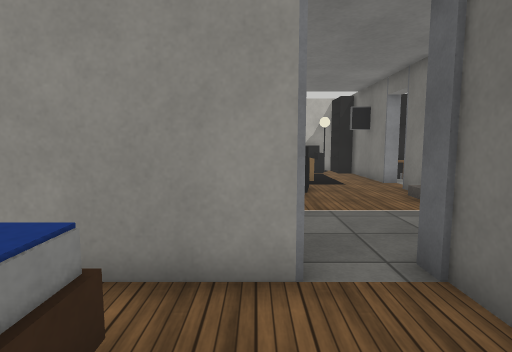
View 1 (above)

24 first-person views from a walk through a Webots world. The camera is 0.9 m above the floor, tilts 6° down and sees 80° across. The floor is counted in squares, 0.5 m on a side. Each view is taken from the middle of a square. On the plan, view 1 faces up. The plan holds only what a view shows up to about 16 squares ahead; the rest is blank. The robots in the file are not drawn. Webots' stock objects and surfaces are drawn as simple stand-ins. Door leaves are left out.

View 2
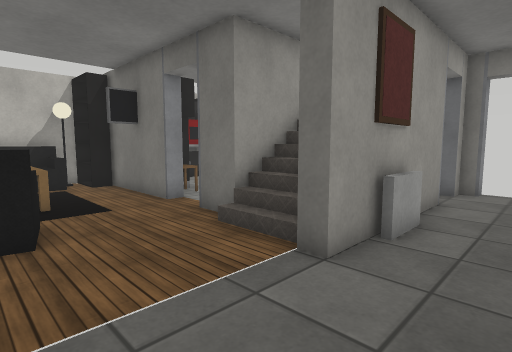

View 3
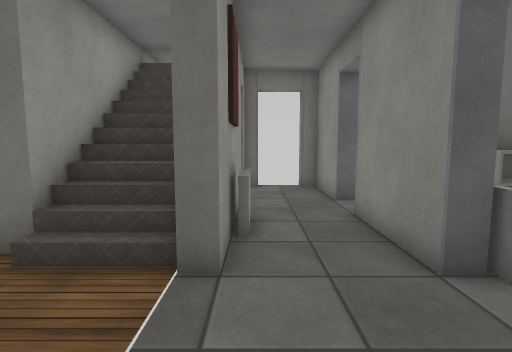

View 4
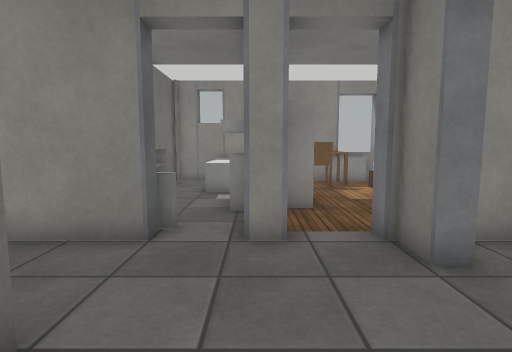

View 5
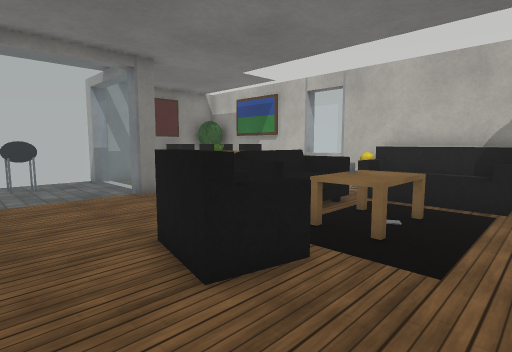

View 6
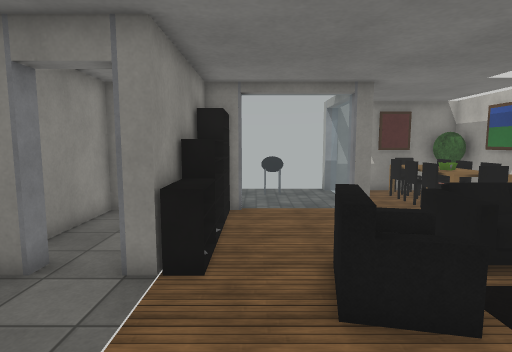

View 7
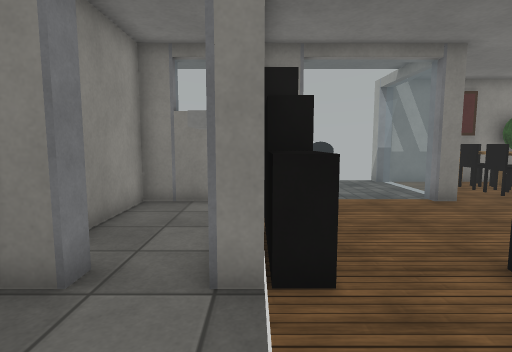

View 8
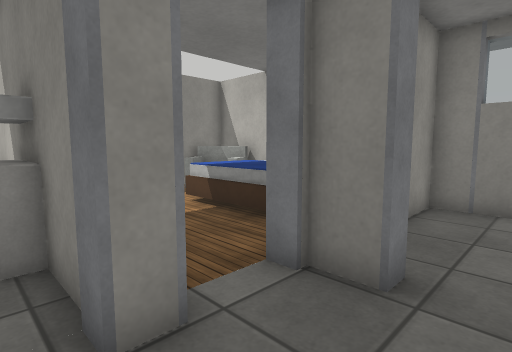

View 9
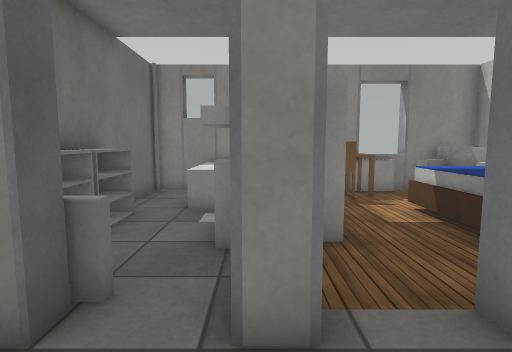

View 10
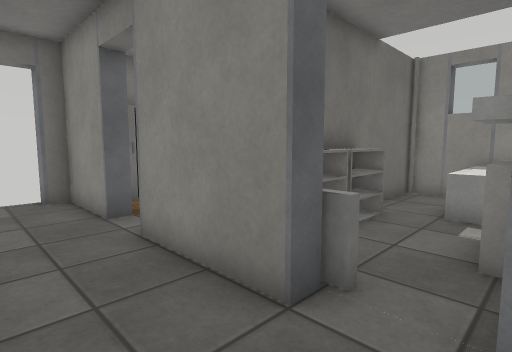

View 11
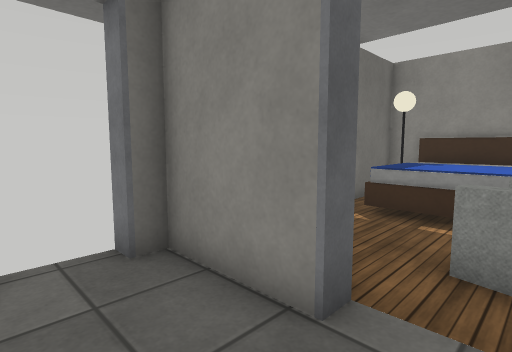

View 12
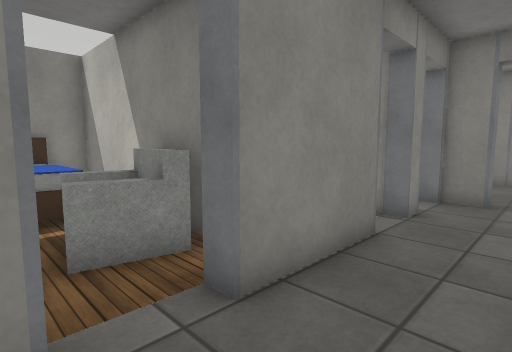

View 13
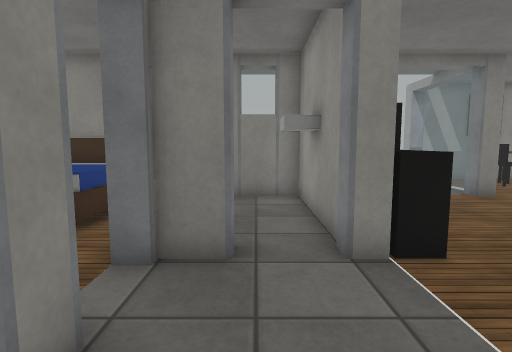

View 14
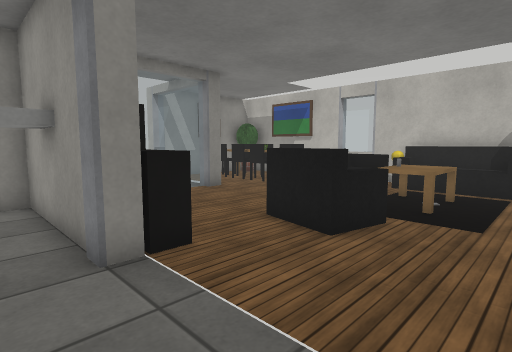

View 15
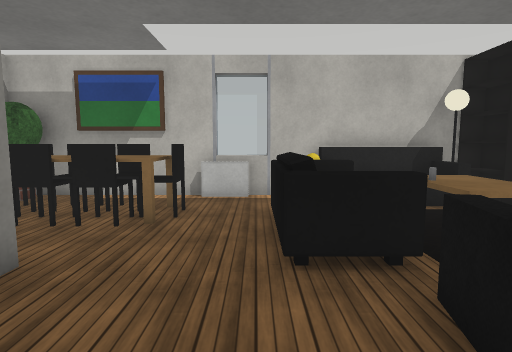

View 16
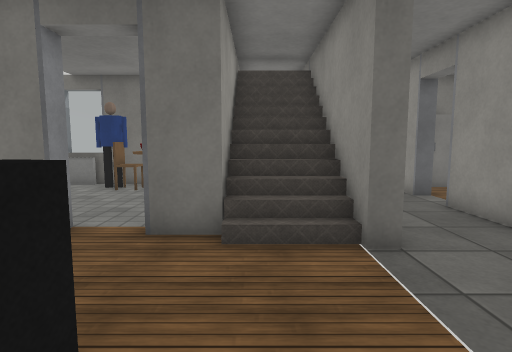

View 17
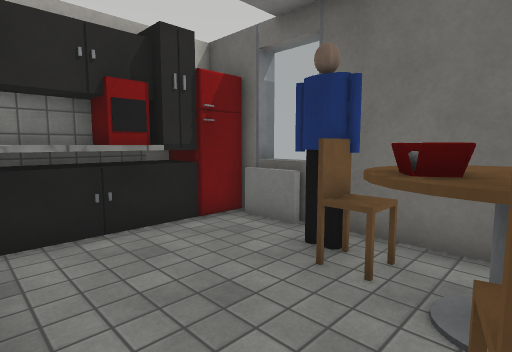

View 18
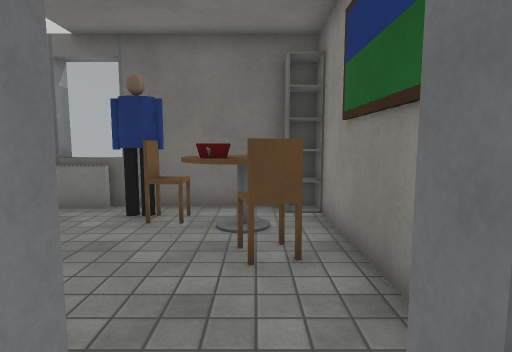

View 19
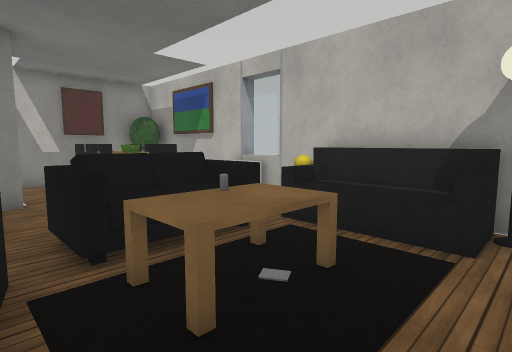

View 20
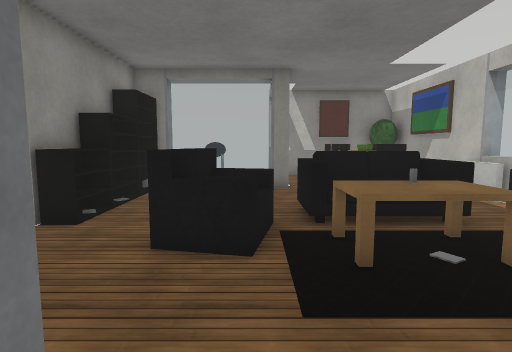

View 21
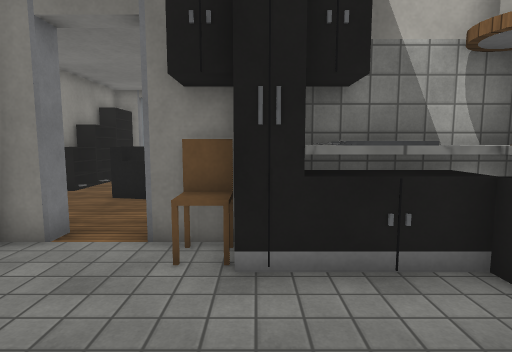

View 22
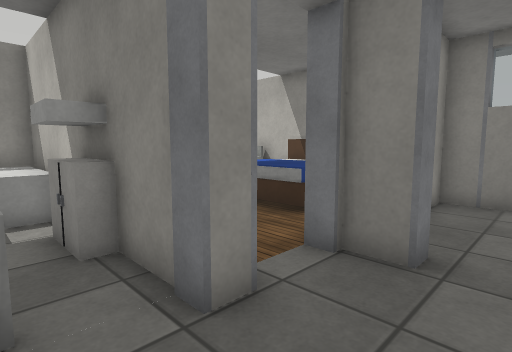

View 23
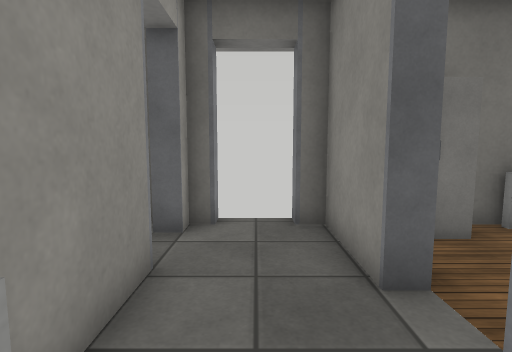

View 24
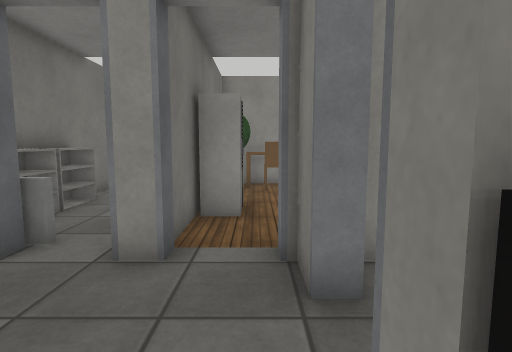

### Floor plan
Points are (right, up) in squares from view 1. A wall is a line through its corners. A room is listed if a view was taken in it or the views show most of it. See-through windows are left out.
Room 1 (view 1)
walls: (-2.8, -4.9) (-2.8, -5.6); (-5.5, 0.9) (-5.5, -4.9) (1.6, -4.9); (2.5, -2.1) (2.5, 4.4); (0.6, 3.8) (-3.4, 3.8)
ways out: open door at (1.5, 4) to room 2
objects: armchair (-5, -4) to (-3, -2); bed (-5, -1) to (-2, 2); radiator (-2, -5); desk (-1, -4) to (0, -4); chair (0, -3); potted tree (1, -4) to (2, -3); cabinet (2, 0) to (2, 1)
Room 2 (views 2, 3, 8, 9, 10, 13, 14, 22)
walls: (2.5, 4.4) (3.1, 4.4); (0.4, 5.6) (0.4, 4.4)
ways out: open door at (1.5, 4) to room 1; opening at (2.5, 8) to room 3; opening at (5, 6) to room 4; open door at (4.5, 4) to room 6; open door at (0, 6.5) to room 7
Room 3 (views 4, 5, 6, 7, 15, 16, 18, 19, 24)
walls: (-5.5, 14.4) (-5.5, 13.7); (5.9, 14) (5.9, 18.9); (-5.5, 9.5) (-5.5, 8.9); (-4, 8.1) (0.4, 8.1) (0.4, 7.5); (5, 7.5) (5, 8.1) (10, 8.1); (5.1, 20.7) (-5.5, 20.7); (8.5, 10.7) (5.9, 10.7) (5.9, 12.2); (-7.4, 20.7) (-10.5, 20.7) (-10.5, 13.7)
ways out: opening at (2.5, 8) to room 2; open door at (12.5, 8) to room 4; open door at (6, 13.5) to room 5
objects: painting (-10, 18); potted tree (-10, 19) to (-9, 20); chair (-9, 17) to (-8, 17); chair (-9, 18); chair (-9, 19) to (-8, 19); table (-8, 18) to (-5, 18); chair (-7, 17); chair (-7, 19); chair (-6, 17) to (-5, 17); chair (-6, 19) to (-5, 19); shelf (-5, 9) to (-4, 9); chair (-4, 18); shelf (-3, 9) to (-2, 9); radiator (-3, 20); shelf (-1, 9) to (0, 9); sofa (-1, 14) to (0, 18); armchair (0, 11) to (2, 13); sofa (0, 19) to (4, 20); wooden box (1, 15) to (3, 17); TV (5, 16) to (6, 16); shelf (5, 19) to (5, 20); stairs (7, 9) to (11, 10)
Room 4 (views 11, 12, 23)
walls: (10.6, 4.4) (13.7, 4.4) (13.7, 5.1); (11.4, 7.5) (5, 7.5); (5, 4.4) (8.8, 4.4); (13.7, 6.9) (13.7, 7.5) (13.1, 7.5)
ways out: opening at (5, 6) to room 2; open door at (12.5, 8) to room 3; open door at (9.5, 4) to room 6; open door at (14, 6)
objects: radiator (6, 4); radiator (7, 7) to (8, 7)
Room 5 (views 17, 20, 21)
walls: (6.5, 15.6) (6.5, 14); (10.4, 11.3) (13, 11.3); (6.5, 12.2) (6.5, 11.2); (6.5, 19.8) (6.5, 17.9); (13.7, 12.1) (13.7, 19.5)
low walls: (12.4, 20.7) (11.6, 20.7)
ways out: open door at (6, 13.5) to room 3
objects: cabinet (7, 15) to (7, 16); cabinet (7, 17); grey box (7, 19) to (8, 19); grey box (7, 20); grey panel (7, 21); chair (8, 15); cabinet (8, 16); cabinet (8, 18); grey box (8, 20); grey box (9, 18); cabinet (9, 20); chair (10, 13); oven (10, 20); round table (11, 13) to (13, 14); cabinet (11, 20) to (12, 20); chair (12, 15) to (13, 15); shelf (13, 12); person (13, 16); radiator (13, 19); fridge (13, 20)
Room 6 (no view inside)
walls: (7.6, 1.6) (7.6, -4.9) (13.7, -4.9) (13.7, -2.2); (13.7, 0.2) (13.7, 2.6); (3.1, 4.4) (3.1, -4.9) (7, -4.9) (7, 1.4)
ways out: open door at (4.5, 4) to room 2; open door at (9.5, 4) to room 4
objects: cabinet (3, 0); bathtub (4, -4) to (5, -2); sink (4, 1); shelf (6, 0) to (7, 1); shelf (6, 2) to (7, 2); armchair (8, 0) to (10, 2); bed (9, -4) to (12, -1); radiator (13, 0); cabinet (13, 2) to (13, 3)
Room 7 (no view inside)
walls: (0.4, 7.5) (-5.5, 7.5) (-5.5, 4.4) (-0.6, 4.4)
ways out: open door at (0, 6.5) to room 2
objects: sink (-3, 7) to (-2, 7)

Positions as (right, up) in squares from view 1, and headings:
1: (0, 0), facing up
2: (1, 5), facing up-right
3: (1, 7), facing right
4: (3, 10), facing down
5: (5, 9), facing up-left
6: (6, 10), facing left
7: (4, 8), facing left
8: (4, 7), facing down-left
9: (3, 7), facing down
10: (3, 7), facing down-right
11: (9, 7), facing down-right
12: (11, 7), facing down-left
13: (5, 6), facing left
14: (5, 6), facing up-left
15: (-2, 10), facing up
16: (0, 10), facing right
17: (8, 13), facing up-right
18: (5, 13), facing right
19: (5, 13), facing up-left
20: (7, 13), facing left
21: (12, 16), facing left
22: (5, 7), facing down-left
23: (7, 6), facing right
24: (1, 9), facing down
